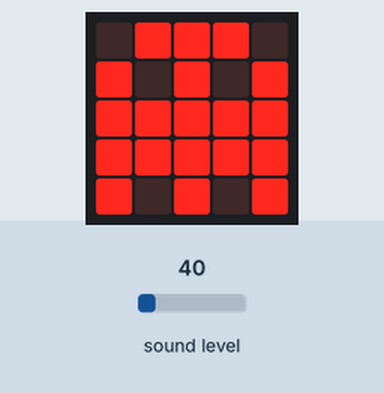
Recording of a program running on a simulated BBC micro:bit (MakeCode). Parts: the board's 5×5 LED display. Inputs (shaded band) come from the test bench; at power-on: sound level 40. Random numbers come from a fixed seed.

Above: at 1.8 s.
1.9 s: sound level set to 125
3.4 s: sound level set to 133
At 4.19 s:
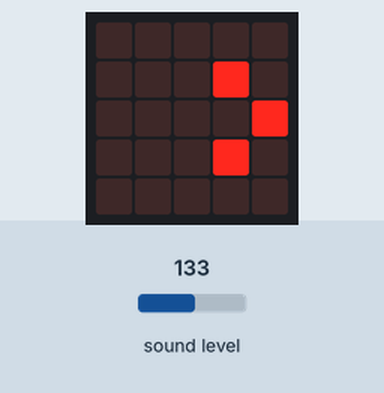
At 5.7 s:
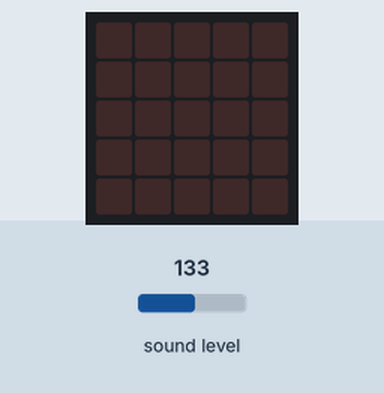
Timing chart, 0 to 7.2 s (numbered marks = the images above; inputs shaded):
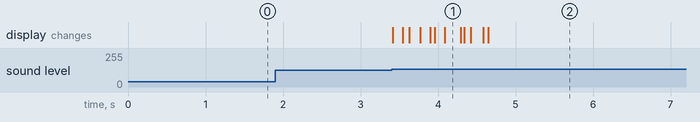

Measured:
- the behaviour switches between 128 and 129 on sound level (found by bisection; images 0 and 1)
- after the input at 1.9 s, every drawn part: stays the same
- after the input at 3.4 s, the display: first changes at once (image 1 shows a later state)

The program:

main.ts
```typescript
let Sloupec = 0
let Radek = 0
basic.showIcon(IconNames.Ghost)
basic.forever(function () {
    for (let index = 0; index < 4; index++) {
        if (input.soundLevel() > 128) {
            Radek = randint(0, 4)
            Sloupec = randint(0, 4)
        }
        if (led.point(Sloupec, Radek)) {
            led.unplot(Sloupec, Radek)
            led.plot(Sloupec + 1, Radek)
        }
    }
})
```

test.ts
```typescript
// Tady jsou testy. Při použití tohoto balíčku jako rozšíření nebude zkompilováno.
```
